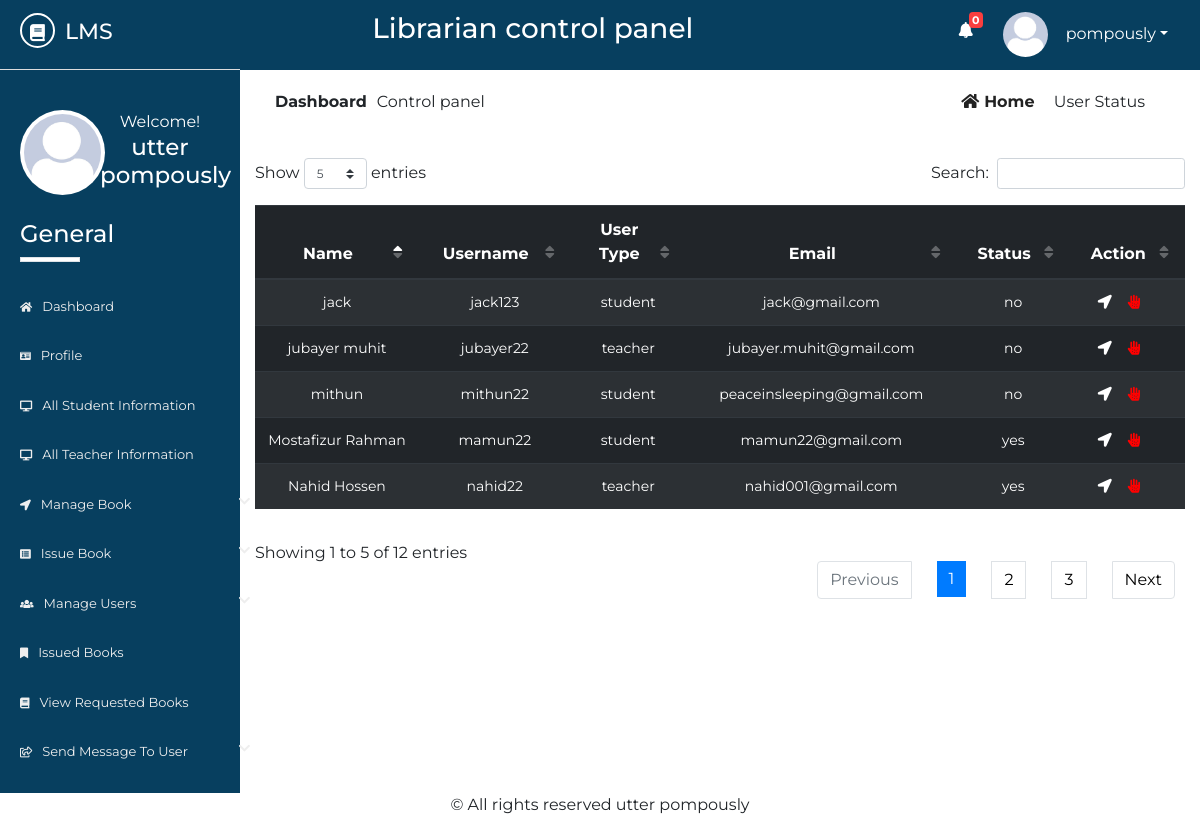
/Source/librarian/status.php (signed in), run on the app's committed database.
### tables this page shows
CREATE TABLE `lib_registration` (
  `id` int(2) NOT NULL,
  `name` varchar(50) NOT NULL,
  `username` varchar(20) NOT NULL,
  `password` varchar(20) NOT NULL,
  `email` varchar(50) NOT NULL,
  `phone` varchar(20) NOT NULL,
  `address` varchar(100) NOT NULL,
  `photo` varchar(500) NOT NULL,
  `status` varchar(7) NOT NULL
);

CREATE TABLE `std_registration` (
  `id` int(10) NOT NULL,
  `name` varchar(50) NOT NULL,
  `username` varchar(50) NOT NULL,
  `password` varchar(50) NOT NULL,
  `email` varchar(50) NOT NULL,
  `phone` varchar(50) NOT NULL,
  `sem` varchar(10) NOT NULL,
  `dept` varchar(10) NOT NULL,
  `session` varchar(5) NOT NULL,
  `regno` varchar(20) NOT NULL,
  `address` varchar(100) NOT NULL,
  `utype` varchar(7) NOT NULL,
  `photo` varchar(500) NOT NULL,
  `status` varchar(7) NOT NULL,
  `vkey` varchar(250) NOT NULL,
  `verified` varchar(3) NOT NULL
);

CREATE TABLE `t_registration` (
  `id` int(10) NOT NULL,
  `name` varchar(50) NOT NULL,
  `username` varchar(50) NOT NULL,
  `password` varchar(50) NOT NULL,
  `lecturer` varchar(50) NOT NULL,
  `email` varchar(50) NOT NULL,
  `phone` varchar(20) NOT NULL,
  `idno` varchar(20) NOT NULL,
  `address` varchar(100) NOT NULL,
  `utype` varchar(7) NOT NULL,
  `photo` varchar(500) NOT NULL,
  `status` varchar(7) NOT NULL,
  `vkey` varchar(250) NOT NULL,
  `verified` varchar(3) NOT NULL
);

### Source/librarian/status.php (the view, shortened to what this page needs)
       <?php
   include 'inc/header.php';
   include 'inc/connection.php';
?>
<div class="dashboard-content">
	<div class="dashboard-header">
		<div class="container">
			<div class="row">
				<div class="col-md-6">
					<div class="left">
						<p><span>dashboard</span>Control panel</p>
					</div>
				</div>
				<div class="col-md-6">
					<div class="right text-right">
						<a href="dashboard.php"><i class="fas fa-home"></i>home</a>
						<span class="disabled">user status</span>
					</div>
				</div>
			</div>
			<div class="issued-content">
				<div class="row">
					<div class="col-md-12">
						<div class="rbook-info status">
                                <table id="dtBasicExample" class="table table-striped table-dark text-center">
                                      <thead>
                                           <tr>
                                               <th>Name</th>
                                               <th>Username</th>
                                               <th>User Type</th>
                                               <th>Email</th>
                                               <th>Status</th>
                                               <th>Action</th>
                                           </tr>
                                      </thead>
                                      <tbody>
                                          <?php
                                               $res= mysqli_query($link, "select * from std_registration ORDER BY id DESC");
                                               $res2= mysqli_query($link, "select * from t_registration ORDER BY id DESC");
                                               while ($row=mysqli_fetch_array($res)) {
                                                   echo "<tr>";
                                                   echo "<td>"; echo $row["name"]; echo "</td>";
                                                   echo "<td>"; echo $row["username"]; echo "</td>";
                                                   echo "<td>"; echo $row["utype"]; echo "</td>";
                                                   echo "<td>"; echo $row["email"]; echo "</td>";
                                                   echo "<td>"; echo $row["status"]; echo "</td>";
                                                   echo "<td>";
                                                   ?>
                                                       <ul>
                                                           <li><a href="approve.php?id=<?php echo $row["id"]; ?>"><i class="fas fa-location-arrow"></i></a></li>
                                                           <li><a href="notapprove.php?id=<?php echo $row["id"]; ?>"><i class="fas fa-allergies"></i></a></li>
                                                       </ul>
                                                   <?php
                                                   echo "</td>";
                                                   echo "</tr>";
                                               }
                                               while ($row=mysqli_fetch_array($res2)) {
                                                   echo "<tr>";
                                                   echo "<td>"; echo $row["name"]; echo "</td>";
                                                   echo "<td>"; echo $row["username"]; echo "</td>";
                                                   echo "<td>"; echo $row["utype"]; echo "</td>";
                                                   echo "<td>"; echo $row["email"]; echo "</td>";
                                                   echo "<td>"; echo $row["status"]; echo "</td>";
                                                   echo "<td>";
                                                   ?>
                                                       <ul>
                                                           <li><a href="approve.php?id=<?php echo $row["id"]; ?>"><i class="fas fa-location-arrow"></i></a></li>
                                                           <li><a href="notapprove.php?id=<?php echo $row["id"]; ?>"><i class="fas fa-allergies"></i></a></li>
                                                       </ul>
                                                   <?php
                                                   echo "</td>";
                                                   echo "</tr>";
                                               }
                                            ?>
                                      </tbody>
                                </table>
						</div>
					</div>
				</div>
			</div>
		</div>
	</div>
</div>
<?php
include 'inc/footer.php';
?>

### Source/librarian/inc/header.php (shortened to what this page needs)
<?php
    include 'inc/connection.php';
    $res = mysqli_query($link,"select * from request_books where read1='no'");
    $not= mysqli_num_rows($res);
 ?>
<!DOCTYPE html>
<html lang="en">
<head>
	<link rel="stylesheet" href="inc/css/bootstrap.min.css">
	<link rel="stylesheet" href="inc/css/bootstrap-select.min.css">
	<link rel="stylesheet" href="inc/css/fontawesome-all.min.css">
	<link rel="stylesheet" href="inc/css/datatables.min.css">
	<link rel="stylesheet" href="inc/css/pro1.css">
</head>
<body>
	<div class="main-content">
		<div class="wrapper">
			<div class="left-sidebar">
				<div class="p-title">
                    <h3><a href=""><i class="fas fa-book"></i><span>lms</span></a></h3>
				</div>
				<div class="profile">
					<div class="profile-pic">
                        <?php
                            $res = mysqli_query($link, "select * from lib_registration where username='".$_SESSION['username']."'");
                            while ($row = mysqli_fetch_array($res)){
                                ?><img src="<?php echo $row["photo"]; ?> " height="" width="" alt="something wrong" class="rounded-circle"></a> <?php
                            }
                        ?>
					</div>
					<div class="profile-info text-center">
						<span>Welcome!</span>
						<h2>
              <?php
                $res = mysqli_query($link, "select * from lib_registration where username='".$_SESSION['username']."'");
                while ($row = mysqli_fetch_array($res)){
                  $name  =  $row["name"];
                  echo $name;
                }
              ?>
            </h2>
					</div>
				</div>
				<div class="sidebar-menu">
					<h3>General</h3>
					<div class="border"></div>
	                <ul>
	                    <li class="menu <?php if($page=='home'){ echo 'active';} ?>">
      						<a href="dashboard.php"><i class="fas fa-home"></i>Dashboard</a>
    					</li>
    					  <li class="menu <?php if($page=='profile'){ echo 'active';} ?>">
      						<a href="profile.php"><i class="fas fa-id-card"></i>profile</a>
    					</li>
	                    <li class="menu <?php if($page=='sinfo'){ echo 'active';} ?>">
      						<a href="all-student-info.php"><i class="fas fa-desktop"></i>all student information</a>
    					</li>
    					<li class="menu <?php if($page=='tinfo'){ echo 'active';} ?>">
      						<a href="all-teacher-info.php"><i class="fas fa-desktop"></i>all teacher information</a>
    					</li>
    					<li class="menu menu-toggle2">
      						<a href="#"><i class="fas fa-location-arrow"></i>manage book <span class="fa fa-chevron-down"></span></a>
    					</li>
	                   <li class="menu menu-toggle1">
      						<a href="#"><i class="fas fa-list-alt"></i>issue book <span class="fa fa-chevron-down"></span></a>
    					</li>
    					<li class="menu menu-toggle3">
      						<a href="#"><i class="fas fa-users"></i>manage users <span class="fa fa-chevron-down"></span></a>
    					</li>
    					 <li class="menu <?php if($page=='ibook'){ echo 'active';} ?>">
      						<a href="issued-books.php"><i class="fas fa-bookmark"></i>issued books</a>
    					</li>
    					<li class="menu <?php if($page=='rbook'){ echo 'active';} ?>">
      						<a href="requested-books.php"><i class="fas fa-book"></i>view requested books</a>
    					</li>
    					<li class="menu menu-toggle4">
      						<a href="#"><i class="far fa-share-square"></i>send message to user <span class="fa fa-chevron-down"></span></a>
    					</li>
    				</ul>
				</div>
			</div>
			<div class="content">
				<div class="inner">
					<div class="heading text-center">
						<h3>Librarian control panel</h3>
					</div>
					<div class="header-profile text-right">
						<ul>
                            <li class="icon">
                                <a href="requested-books.php" ><i class="fas fa-bell"></i></a>
                                <span class="count" onclick="window.location='requested-books.php'"><b><?php echo $not; ?></b></span>
                            </li>
							<li class="dropdown">
                                <?php
                                     $res = mysqli_query($link, "select * from lib_registration where username='".$_SESSION['username']."'");
                                     while ($row = mysqli_fetch_array($res)){
                                         ?><a href="" class="dropdown-toggle" data-toggle="dropdown"><img src="<?php echo $row["photo"]; ?>" alt=""><span><?php echo $_SESSION["username"]; ?></span></a> <?php
                                     }
                                ?>
							</li>
						</ul>
					</div>
				</div>

### Source/librarian/inc/css/pro1.css (style rules this page uses)
* { margin: 0; padding: 0; }
body { font-family: 'Montserrat', sans-serif; }
.border { width: 60px; height: 5px; background: #fff; }
.main-content { width: 100%; height: auto; overflow: hidden; }
.main-content .left-sidebar { width: 20%; height: auto; background: #073f5f; float: left; }
.main-content .left-sidebar .p-title { width: 100%; padding: 13px; padding-left: 20px; background: #073f5f; border-bottom: 1px solid #ddd; }
.main-content .p-title a { text-decoration: none; color: #fff; font-size: 22px; text-transform: uppercase; }
.main-content .p-title a i { width: 35px; height: 35px; line-height: 35px; text-align: center; font-size: 17px; border-radius: 50%; border: 2px solid #fff; }
.main-content .p-title a span { margin-left: 10px; }
.main-content .left-sidebar .profile { width: 100%; padding: 20px; margin-top: 0; padding-top: 0; }
.main-content .left-sidebar .profile .profile-pic { width: 40%; float: left; }
.main-content .left-sidebar .profile img { width: 85px; height: 85px; position: inherit; padding: 4px; background: #fff; overflow: hidden; }
.main-content .left-sidebar .profile .profile-info { width: 60%; float: left; color: #fff; }
.main-content .left-sidebar .profile .profile-info h2 { font-size: 23px; }
.sidebar-menu { color: #fff; width: 100%; padding-top: 60px; padding-left: 0; }
.sidebar-menu h3 { margin-left: 20px; font-size: 24px; }
.sidebar-menu .border { margin-left: 20px; margin-bottom: 20px; }
.sidebar-menu ul li a { text-decoration: none; color: #eee; width: 270px; padding: 15px 20px; font-size: 13px; display: block; text-transform: capitalize; transition: all .5s ease; }
.sidebar-menu ul { padding-left: 0; }
.sidebar-menu ul li a i { margin-right: 10px; font-size: smaller; }
.sidebar-menu ul li a span { float: right; }
.content { width: 80%; height: auto; float: right; }
.content .inner { width: 100%; height: 70px; background: #073f5f; padding: 12px; }
.content .inner .heading { width: 60%; float: left; color: #fff; }
.content .inner .header-profile { width: calc(40%-20px); float: right; margin-right: 20px; position: relative; }
.content .inner .header-profile .icon i { margin-right: 30px; font-size: 16px; margin-top: 10px; }
.header-profile .dropdown span { color: #fff; margin-left: 10px; }
.header-profile .icon span { color: #fff; position: absolute; left: 10px; top: 0; font-size: 11px; width: 14px; height: 16px; line-height: 16px; text-align: center; border-radius: 4px; background: #FA3E3E; }
.header-profile ul li { list-style: none; float: left; }
.header-profile ul li i { color: #fff; }
.header-profile img { width: 40px; height: 40px; border-radius: 50%; margin-right: 8px; }
.dropdown a { text-decoration: none; color: #fff; }
.dropdown img { width: 45px; height: 45px; border-radius: 50%; }
.dashboard-header .left { padding: 20px; }
.dashboard-header .left p span { text-transform: capitalize; margin-right: 10px; font-weight: bold; }
.dashboard-header .right { padding: 20px; margin-right: 20px; }
.dashboard-header .right a { text-transform: capitalize; text-decoration: none; color: #222; margin-right: 15px; font-weight: bold; }
.dashboard-header .right a i { margin-right: 5px; }
.dashboard-header .right span { text-transform: capitalize; }
.rbook-info tbody { font-size: 14px; }
.rbook-info a { text-decoration: none; color: #fff; }
.status ul li { list-style: none; float: left; margin-left: 16px; }
.status ul li:nth-child(2) i { color: red; }

### data on the page
lib_registration: photo (picture), name "utter pompously"
std_registration: name "mithun", username "mithun22", utype "student", email "peaceinsleeping@gmail.com", status "no"
std_registration: name "jack", username "jack123", utype "student", email "jack@gmail.com", status "no"
std_registration: name "Mostafizur Rahman", username "mamun22", utype "student", email "mamun22@gmail.com", status "yes"
t_registration: name "jubayer muhit", username "jubayer22", utype "teacher", email "jubayer.muhit@gmail.com", status "no"
t_registration: name "Nahid Hossen", username "nahid22", utype "teacher", email "nahid001@gmail.com", status "yes"

### other printed values
$not "0"
